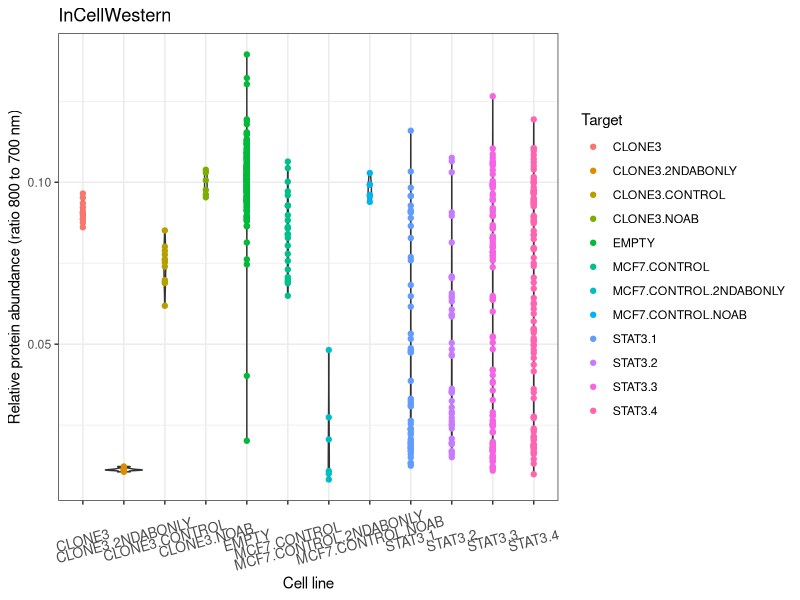
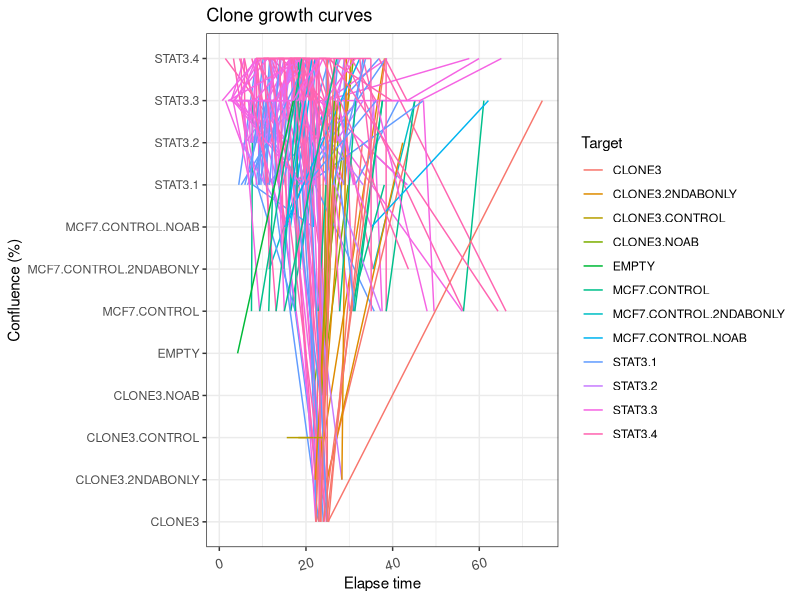

Write the R code that produced these figures, in order.
library(ggplot2)

# read protein abundance data from InCellWestern
protein_abundance_data <- read.csv('data/20170118-GED-EXP-00000001-ICW.csv')
protein_abundance_data

# calculate relative protein abundance, ratio 800 to 700
protein_abundance_data['ratio800to700'] = protein_abundance_data['Channel800']/protein_abundance_data['Channel700']
protein_abundance_data

# plot ratio against cell line
protein_abundance_plot <- ggplot(protein_abundance_data, aes(x = Target, y = ratio800to700)) +
  geom_violin() +
  geom_point(aes(colour=Target)) +
  theme_bw() + 
  ggtitle('InCellWestern') +
  xlab('Cell line') +
  ylab('Relative protein abundance (ratio 800 to 700 nm)') +
  theme(axis.text.x  = element_text(angle=15, vjust=0.5, size=10))

print(protein_abundance_plot)

# read clone growth data
clone_growth_data <- read.csv('data/20170118-GED-EXP-00000002-ICC.csv')
clone_growth_data

# plot clone growth curves
clone_growth_curve <-  ggplot(clone_growth_data, aes(x = X0, y = Target, group = Well)) +
  geom_line(aes(colour = Target)) +
  theme_bw() +
  ggtitle('Clone growth curves') +
  xlab('Elapse time') +
  ylab('Confluence (%)') +
  theme(axis.text.x = element_text(angle=15, vjust=0.5, size=10))

print(clone_growth_curve)

# plot clone growth rate

